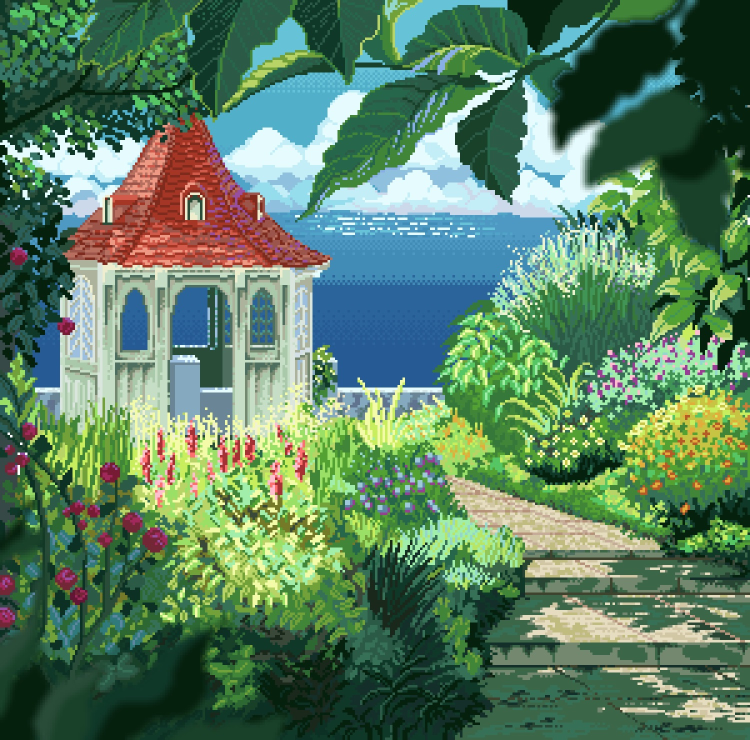
#> input picture 2024_SE_26_LAB2/my_image.jpg, 1500 x 1480 px (shown at 1/2 size)
$ jupyter execute lab02.ipynb
#> lines starting #> are read from the running program, lines starting #| are printed output that depends on the picture
import required library

[cell 1]
import cv2 as cv
import numpy as np
import matplotlib.pyplot as plt
import sys

print("Libraries imported successfully")
print("Python executable:", sys.executable)

load image

[cell 2]
image = cv.imread("my_image.jpg")
#> image is the input picture: shape (1480, 1500, 3); mean B, G, R 97.7, 127.6, 90.2

if image is None:
    raise FileNotFoundError("Image not found. Check the filename.")

print("Image loaded successfully")
print("Image shape:", image.shape)
#| Image shape: (1480, 1500, 3)
print("Image data type:", image.dtype)
#| Image data type: uint8

inspect image

[cell 3]
height, width, channels = image.shape
#> height = 1480; width = 1500; channels = 3

print("Image Height:", height)
#| Image Height: 1480
print("Image Width:", width)
#| Image Width: 1500
print("Number of channels:", channels)
#| Number of channels: 3

print("Top-left Pixel (BGR):", image[0, 0])
#| Top-left Pixel (BGR): [40 56 15]

center_y = height //2
#> center_y = 740
center_x = width // 2
#> center_x = 750

print("Center Pixel (BGR):", image[center_y, center_x])
#| Center Pixel (BGR): [148  90  38]

print("Globel Minimum:", np.min(image))
#| Globel Minimum: 0
print("Globel Maximum:", np.max(image))
#| Globel Maximum: 255

print("Blue Channel Minimum:", np.min(image[:, :, 0]))
#| Blue Channel Minimum: 0
print("Blue Channel Maximum:", np.max(image[:, :, 0]))
#| Blue Channel Maximum: 255

print("Green Channel Minimum:", np.min(image[:, :, 1]))
#| Green Channel Minimum: 5
print("Green Channel Maximum:", np.max(image[:, :, 1]))
#| Green Channel Maximum: 255

print("Red Channel Minimum:", np.min(image[:, :, 2]))
#| Red Channel Minimum: 0
print("Red Channel Maximim:", np.max(image[:, :, 2]))
#| Red Channel Maximim: 255

#convert the image color

[cell 4]
rgb = cv.cvtColor(image, cv.COLOR_BGR2RGB)

gray = cv.cvtColor(image, cv.COLOR_BGR2GRAY)
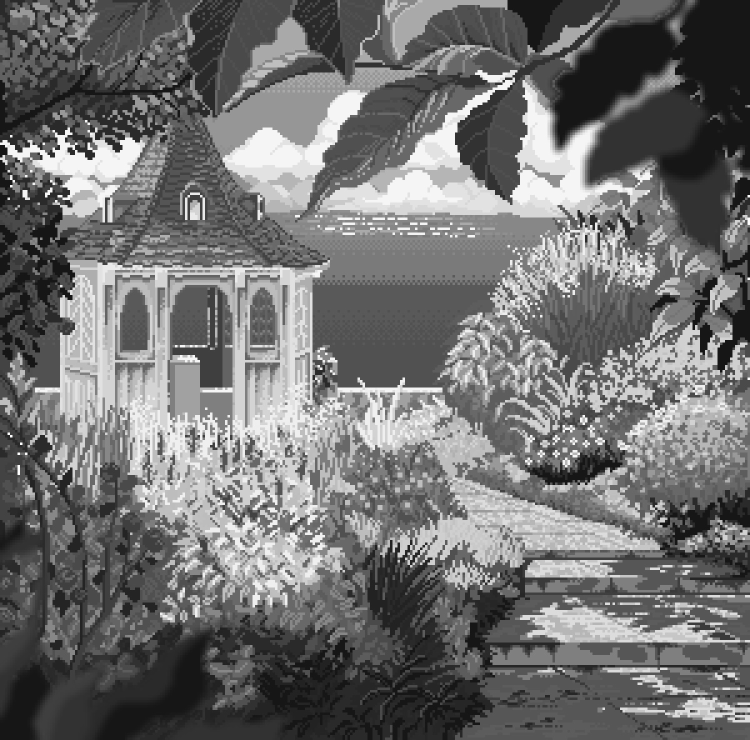
#> gray: shape (1480, 1500) (shown at 1/2 size); min 14, max 255, mean 113

print("Image converted from BGR to RGB")
print("Grayscale image created successfully")

#separate the color channels

[cell 5]
blue, green, red = cv.split(image)
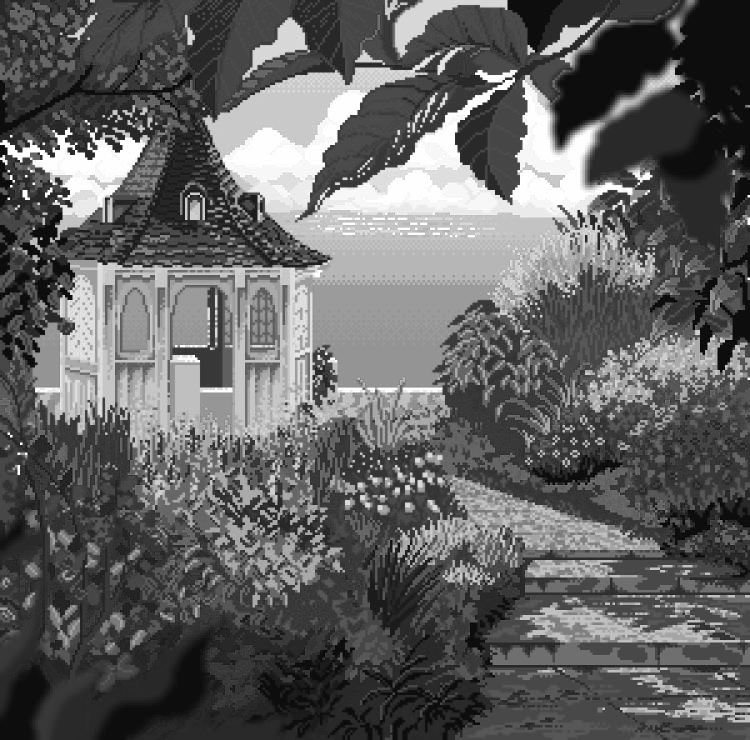
#> blue: shape (1480, 1500) (shown at 1/2 size); min 0, max 255, mean 97.7
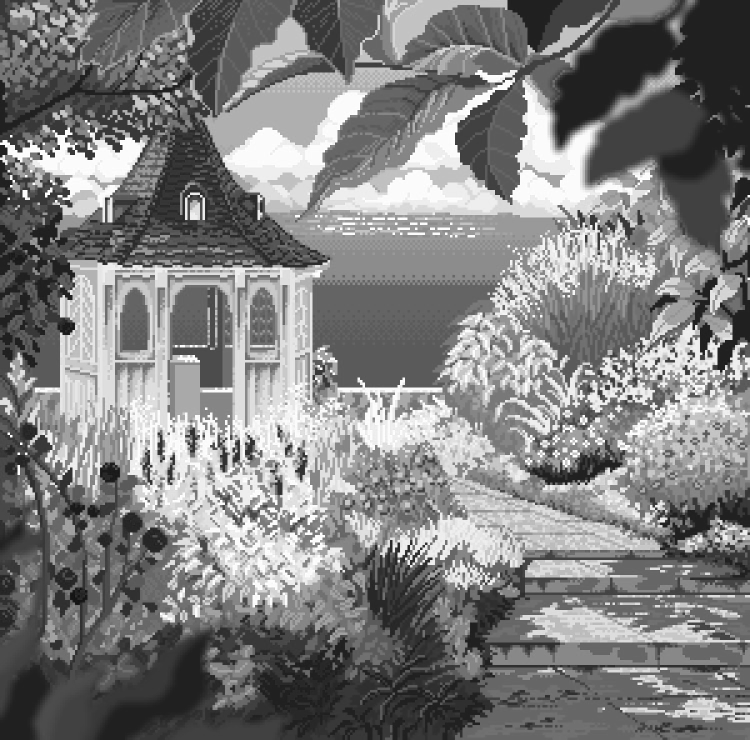
#> green: shape (1480, 1500) (shown at 1/2 size); min 5, max 255, mean 127.6
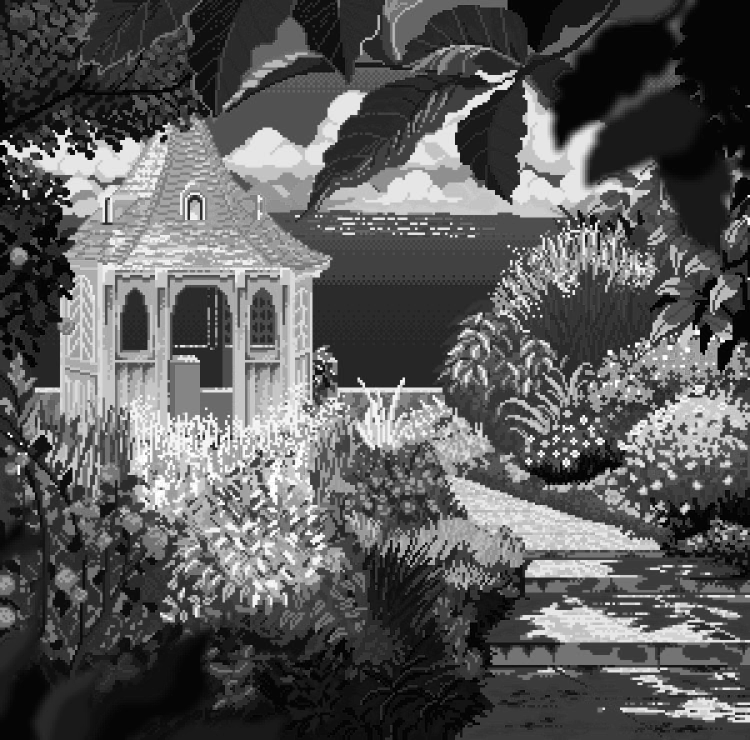
#> red: shape (1480, 1500) (shown at 1/2 size); min 0, max 255, mean 90.2

print("Blue, Green, Red channels separated successfully")

#dispay all six images

[cell 6]
plt.figure(figsize=(12, 8))

plt.subplot(2, 3, 1)
plt.imshow(rgb)
plt.title("RGB Image")
plt.axis("off")

plt.subplot(2, 3, 2)
plt.imshow(red, cmap="gray")
plt.title("Red Channel")
plt.axis("off")

plt.subplot(2, 3, 3)
plt.imshow(green, cmap="gray")
plt.title("Green Channel")
plt.axis("off")

plt.subplot(2, 3, 4)
plt.imshow(blue, cmap="gray")
plt.title("Blue Channel")
plt.axis("off")

plt.subplot(2, 3, 5)
plt.imshow(gray, cmap="gray")
plt.title("Grayscale image")
plt.axis("off")

plt.subplot(2, 3, 6)
plt.imshow(image)
plt.title("Unconverted BGR Display")
plt.axis("off")

plt.tight_layout()
plt.show()
#> figure, not shown here; B, G, R data is drawn as R, G, B

#find the center pixel HEX color

[cell 7]
height, width, channels = image.shape

center_y = height // 2
center_x = width // 2

center_rgb = rgb[center_y, center_x]
#> center_rgb = [38, 90, 148]

red_value = int(center_rgb[0])
#> red_value = 38
green_value = int(center_rgb[1])
#> green_value = 90
blue_value = int(center_rgb[2])
#> blue_value = 148

hex_color = "#{:02x}{:02x}{:02x}".format(red_value, green_value, blue_value)
#> hex_color = '#265a94'

print("Center pixel RGB value:", center_rgb)
#| Center pixel RGB value: [ 38  90 148]
print("Center pixel HEX color:", hex_color)
#| Center pixel HEX color: #265a94

#crop image

[cell 8]
crop = image[0:100, 0:100]
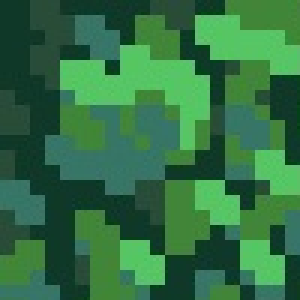
#> crop: shape (100, 100, 3) (shown 3 times larger); mean B, G, R 68, 113.5, 49.7

print("Crop shape:", crop.shape)
#| Crop shape: (100, 100, 3)

#resize image

[cell 9]
resized = cv.resize(crop, (200, 200))
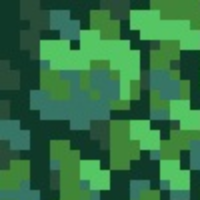
#> resized: shape (200, 200, 3); mean B, G, R 67.9, 113.4, 49.6

print("Resized image shape:", resized.shape)
#| Resized image shape: (200, 200, 3)

#display three image

[cell 10]
crop_rgb = cv.cvtColor(crop, cv.COLOR_BGR2RGB)
resized_rgb = cv.cvtColor(resized, cv.COLOR_BGR2RGB)

plt.figure(figsize=(12, 4))

plt.subplot(1,3,1)
plt.imshow(rgb)
plt.title("Original Image")
plt.axis("off")

plt.subplot(1, 3, 2)
plt.imshow(crop_rgb)
plt.title("100 x 100 Resized Crop")
plt.axis("off")

plt.subplot(1, 3, 3)
plt.imshow(resized_rgb)
plt.title("200 x 200 Resized Crop")
plt.axis("off")

plt.tight_layout()
plt.show()

#save resized image

[cell 11]
resized_bgr = cv.cvtColor(resized_rgb, cv.COLOR_RGB2BGR)

saved = cv.imwrite("resized_crop.png", resized_bgr)

print("Image saved successfully:", saved)
#| Image saved successfully: True

[cell 12]
import os
print(os.path.exists("resized_crop.png"))

#create histogram

[cell 13]
gray_values = gray.flatten()

plt.figure(figsize=(8, 5))

plt.hist(gray_values, bins=256, range=(0, 256))

plt.title("Grayscale Image  Histogram")
plt.xlabel("Pixel Intensity (0 = Black, 255 = White)")
plt.ylabel("Number of Pixels")

plt.xlim(0, 256)
plt.tight_layout()

plt.savefig("grayscale_histogram.png")
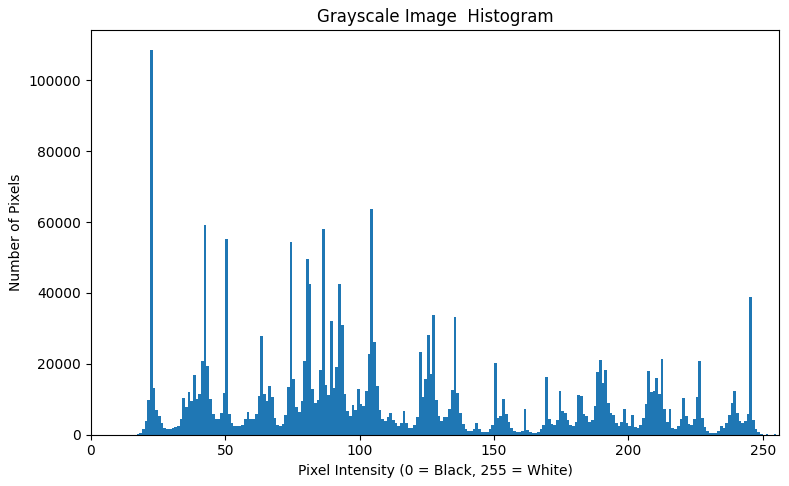
#> figure drawn by matplotlib, 1 panel; tallest bar 108658 high, from x = 22 to 23
plt.show()

print("Histogram saved successfully.")

#create gradient

[cell 14]
gradient = np.arange(256, dtype=np.uint8)
gradient = np.tile(gradient, (50, 1))

gradient_1bit = (gradient // 128) * 255

gradient_2bit = np.round(gradient / 85) * 85
gradient_2bit = gradient_2bit.astype(np.uint8)

gradient_4bit = np.round(gradient / 17) * 17
gradient_4bit = gradient_4bit.astype(np.uint8)

print("Gradient created successfully")

#count unique intensity value

[cell 15]
print("8-bit unique values:", len(np.unique(gradient)))
print("1-bit unique values:", len(np.unique(gradient_1bit)))
print("2-bit unique values:", len(np.unique(gradient_2bit)))
print("4-bit unique values:", len(np.unique(gradient_4bit)))

#display all four gradient

[cell 16]
plt.figure(figsize=(12, 7))

plt.subplot(4, 1, 1)
plt.imshow(gradient, cmap="gray", vmin=0, vmax=255)
plt.title("Original 8-bit Gradient - 256 Levels")
plt.axis("off")

plt.subplot(4, 1, 2)
plt.imshow(gradient_1bit, cmap="gray", vmin=0, vmax=255)
plt.title("1-bit Gradient - 2 levels")
plt.axis("off")

plt.subplot(4, 1, 3)
plt.imshow(gradient_2bit, cmap="gray", vmin=0, vmax=255)
plt.title("2-bit Gradient - 4 Levels")
plt.axis("off")

plt.subplot(4, 1, 4)
plt.imshow(gradient_4bit, cmap="gray", vmin=0, vmax=255)
plt.title("4-bit Gradient - 16 Levels")
plt.axis("off")

plt.tight_layout()
plt.show()
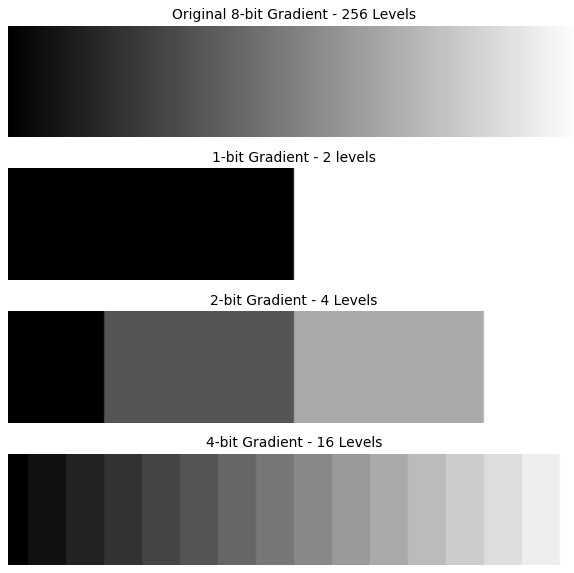
#> figure drawn by matplotlib, 4 panels

$ run again, with 2024_SE_26_LAB2/resized_crop.png saved as 2024_SE_26_LAB2/my_image.jpg
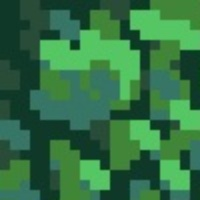
#> input picture 2024_SE_26_LAB2/resized_crop.png, 200 x 200 px
#> image is the input picture: shape (200, 200, 3); mean B, G, R 67.9, 113.4, 49.6
#| Image shape: (200, 200, 3)
#| Image data type: uint8
#| Image Height: 200
#| Image Width: 200
#| Number of channels: 3
#| Top-left Pixel (BGR): [40 56 15]
#| Center Pixel (BGR): [ 97 119  54]
#| Globel Minimum: 0
#| Globel Maximum: 204
#| Blue Channel Minimum: 7
#| Blue Channel Maximum: 131
#| Green Channel Minimum: 50
#| Green Channel Maximum: 204
#| Red Channel Minimum: 0
#| Red Channel Maximim: 114
#> `blue, green, red = cv.split(image)`:
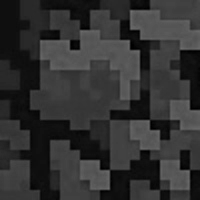
#> red: shape (200, 200); min 0, max 114, mean 49.6
#> center_rgb = [54, 119, 97]
#> red_value = 54
#> green_value = 119
#> blue_value = 97
#> hex_color = '#367761'
#| Center pixel RGB value: [ 54 119  97]
#| Center pixel HEX color: #367761
#| Crop shape: (100, 100, 3)
#| Resized image shape: (200, 200, 3)
#| Image saved successfully: True
#> `plt.savefig("grayscale_histogram.png")`:
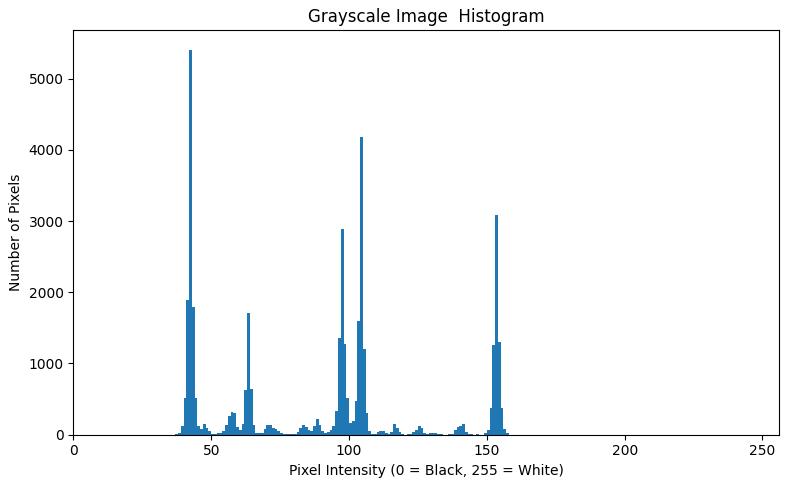
#> figure drawn by matplotlib, 1 panel; tallest bar 5407 high, from x = 42 to 43
